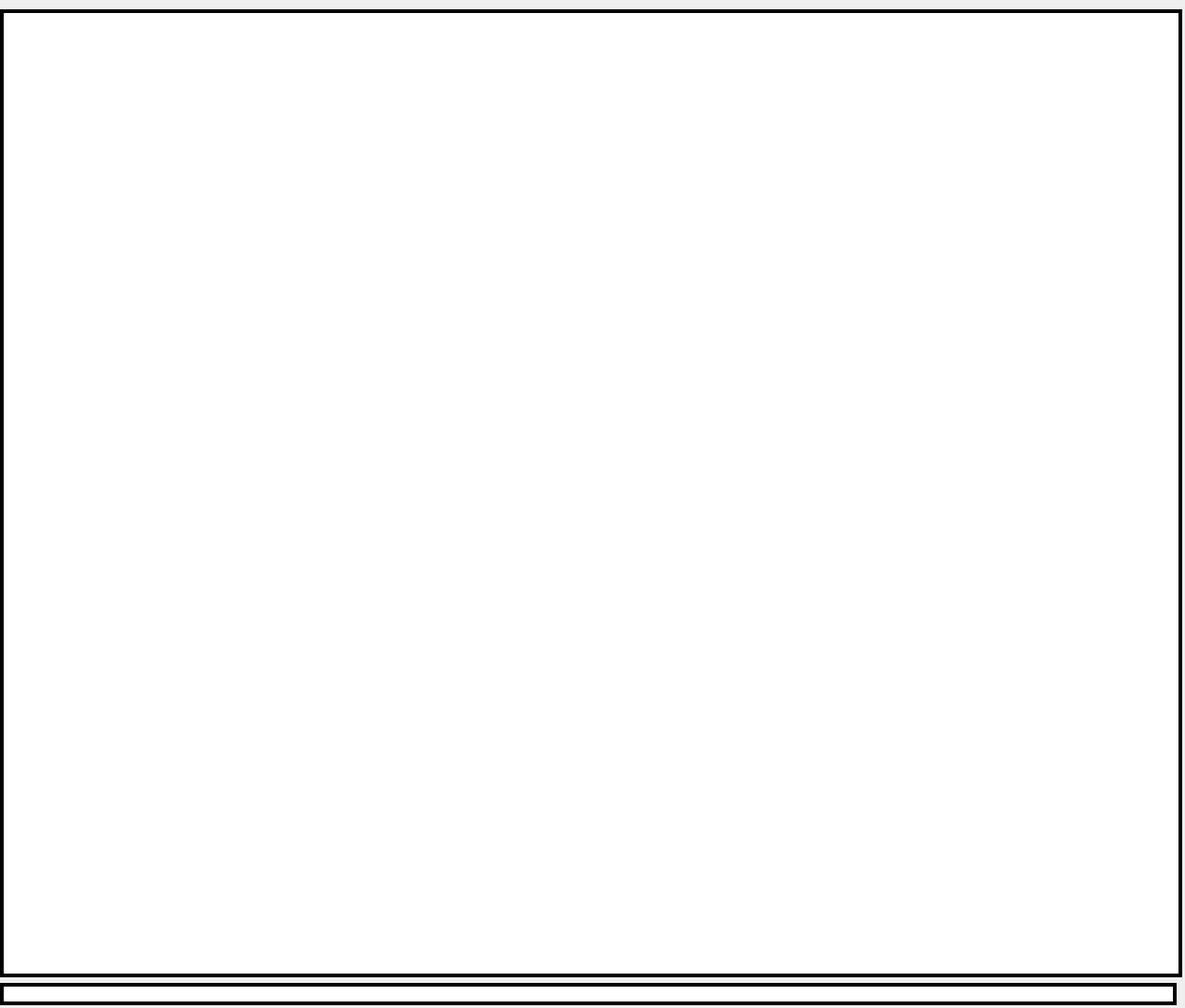
<?xml version="1.0" encoding="UTF-8"?>
<ui version="4.0">
 <class>main_window</class>
 <widget class="Widget" name="main_window">
  <property name="geometry">
   <rect>
    <x>0</x>
    <y>0</y>
    <width>1274</width>
    <height>1084</height>
   </rect>
  </property>
  <property name="windowTitle">
   <string>main_window</string>
  </property>
  <widget class="QWidget" name="centralwidget" native="true">
   <property name="geometry">
    <rect>
     <x>0</x>
     <y>0</y>
     <width>1271</width>
     <height>1091</height>
    </rect>
   </property>
   <widget class="QWidget" name="gridLayoutWidget">
    <property name="geometry">
     <rect>
      <x>0</x>
      <y>10</y>
      <width>1271</width>
      <height>1071</height>
     </rect>
    </property>
    <layout class="QGridLayout" name="gridLayout">
     <item row="0" column="0" colspan="2">
      <widget class="QLabel" name="label">
       <property name="styleSheet">
        <string notr="true">background-color: white;
font: 400 20pt &quot;Ubuntu&quot;;
border: 4px solid black;</string>
       </property>
       <property name="text">
        <string/>
       </property>
       <property name="alignment">
        <set>Qt::AlignLeading|Qt::AlignLeft|Qt::AlignTop</set>
       </property>
       <property name="wordWrap">
        <bool>true</bool>
       </property>
      </widget>
     </item>
     <item row="1" column="0">
      <widget class="QLineEdit" name="lineEdit">
       <property name="styleSheet">
        <string notr="true">background-color: white;
font: 400 20pt &quot;Ubuntu&quot;;
border: 4px solid black;</string>
       </property>
      </widget>
     </item>
    </layout>
   </widget>
  </widget>
 </widget>
 <customwidgets>
  <customwidget>
   <class>Widget</class>
   <extends>QWidget</extends>
   <header>widget.h</header>
   <container>1</container>
  </customwidget>
 </customwidgets>
 <resources/>
 <connections/>
</ui>
